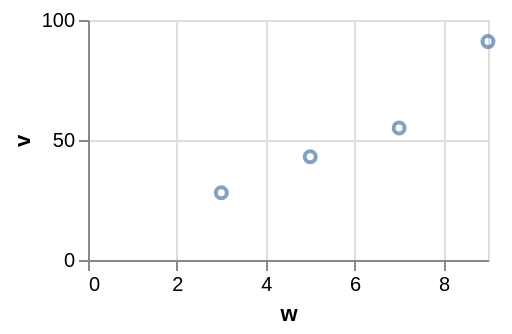

Write the Vega-Lite specification saved for this chart.
### Vega-Lite specification from a JSON file in a GitHub repository (floating-point values rounded to 4 significant figures)
{"$schema": "https://vega.github.io/schema/vega-lite/v6.json", "width": 200, "height": 120, "data": {"values": [{"c": "alpha", "v": 28, "w": 3, "t": "2024-01-07"}, {"c": "beta", "v": 55, "w": 7, "t": "2024-03-19"}, {"c": "gamma", "v": 43, "w": 5, "t": "2024-06-02"}, {"c": "delta", "v": 91, "w": 9, "t": "2024-09-11"}]}, "mark": "point", "encoding": {"x": {"field": "w", "type": "quantitative"}, "y": {"field": "v", "type": "quantitative"}}, "config": {"point": {"innerRadius": 0.5}}}
